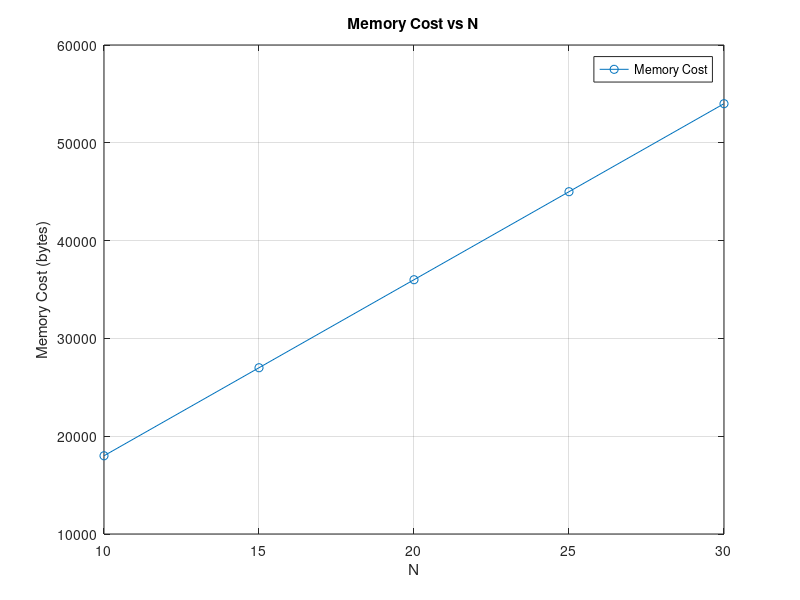

Write the MATLAB code that produced this figure.
N = [10, 15, 20, 25, 30];
kmax = 1; % hour
mu = 2; % hours
B = 600; % bytes

% Memory cost calculation
memory_cost = N .* (kmax + mu) * B;

% Plot
figure;
plot(N, memory_cost, '-o', 'DisplayName', 'Memory Cost');
xlabel('N');
ylabel('Memory Cost (bytes)');
title('Memory Cost vs N');
legend('show');
grid on;

% Remove the gray background by setting the 'Color' property to 'white'
ax = gca;
set(ax, 'Color', 'white');
